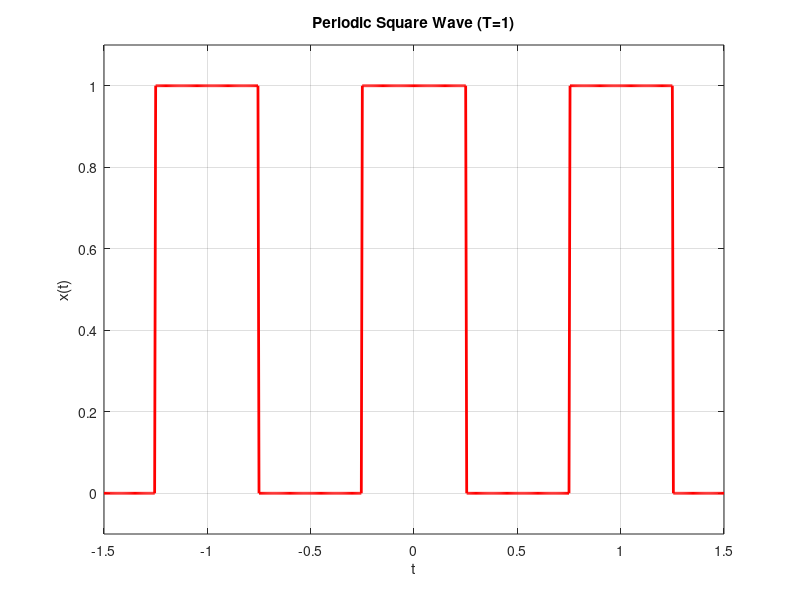

The MATLAB script that drew this image:
t = -1.5:0.005:1.5; %duration of square wave
xcos = cos(2*pi*t); %cosine wave of 1 Hz
xpsqw = xcos>0; %thresholding cosine wave using relational operator
figure
plot(t,xpsqw,'r','lineWidth',2);
xlabel('t');
ylabel('x(t)');
title('Periodic Square Wave (T=1)');
axis([-1.5 1.5 -0.1 1.1]);
grid;